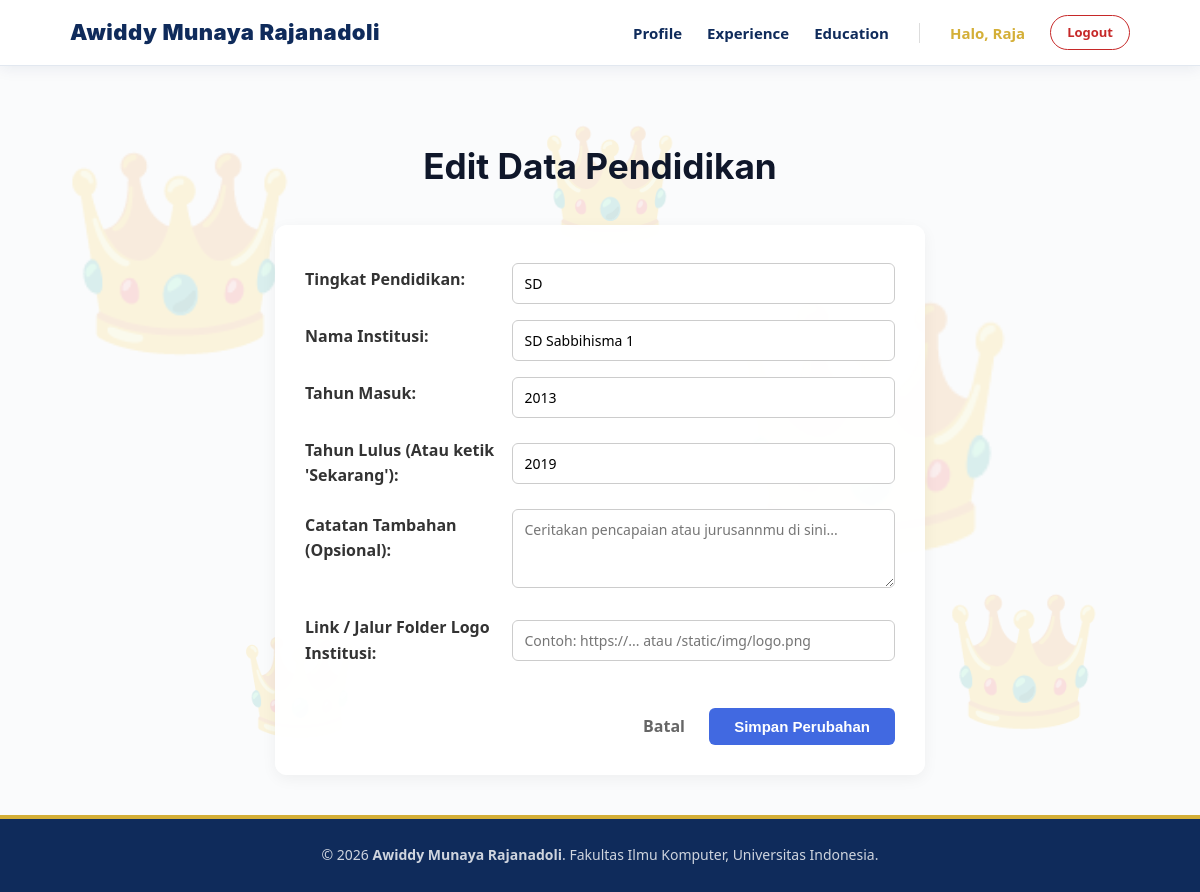
The app's page /education/efd4bc98-536b-499e-a5ac-38c230e18b41/update/ (signed in) with its own data.
### main/models.py (models this page shows, shortened)
class Education(models.Model):
    id = models.UUIDField(primary_key=True, default=uuid.uuid4, editable=False)
    level = models.CharField(max_length=50)
    institution_name = models.CharField(max_length=255)
    start_year = models.IntegerField()
    end_year = models.CharField(max_length=20)
    description = models.TextField(blank=True, null=True)
    logo_url = models.CharField(max_length=500, blank=True, null=True)

### main/views.py (the view)
# urls.py: path("education/<uuid:education_id>/update/", update_education, name="update_education"),
@login_required(login_url='/login')
def update_education(request, education_id):
    if not (request.user.is_superuser or is_editor(request.user)):
        return HttpResponseForbidden("Akses Ditolak: Minimal peran Editor diperlukan untuk mengubah data.")
    education = get_object_or_404(Education, pk=education_id)
    form = EducationForm(request.POST or None, instance=education)
    if request.method == "POST" and form.is_valid():
        form.save()
        messages.success(request, "Data pendidikan berhasil diperbarui!")
        return redirect("main:show_education")
    context = {
        "name": "Awiddy Munaya Rajanadoli",
        "form": form,
        "education": education,
    }
    return render(request, "update_education.html", context)

### templates/update_education.html (shortened to what this page needs)
{% extends 'base.html' %}
{% load static %}
{% block content %}
    <section class="main-content">
        <div class="section-header" style="text-align: center; margin-bottom: 30px;">
            <h1 style="margin-top: 2rem;">Edit Data Pendidikan</h1>
        </div>
        <div class="form-container" style="max-width: 650px; margin: 0 auto; padding: 30px; background-color: rgba(255, 255, 255, 0.95); border-radius: 12px; box-shadow: 0 4px 15px rgba(0,0,0,0.05);">
            <form method="POST">
                <table class="custom-form-table" style="width: 100%; border-collapse: collapse;">
                    {{ form.as_table }}
                </table>
                <div style="margin-top: 30px; text-align: right;">
                    <a href="{% url 'main:show_education' %}" style="text-decoration: none; color: #666; margin-right: 20px; font-weight: bold;">Batal</a>
                    <button type="submit" style="padding: 10px 25px; background-color: #4169E1; color: white; border: none; border-radius: 6px; cursor: pointer; font-weight: bold; font-size: 15px; transition: 0.2s;">Simpan Perubahan</button>
                </div>
            </form>
        </div>
    </section>
{% endblock content %}

### templates/base.html (shortened to what this page needs)
{% load static %}
<!DOCTYPE html>
<html lang="en">
<head>
    <link rel="stylesheet" href="https://cdnjs.cloudflare.com/ajax/libs/font-awesome/6.4.0/css/all.min.css">
    <link rel="stylesheet" href="{% static 'css/style.css' %}">
</head>
<body style="background-color: #fafbfc; margin: 0; font-family: 'Segoe UI', Tahoma, Geneva, Verdana, sans-serif;">
    <div class="floating-crown crown1">👑</div>
    <div class="floating-crown crown2">👑</div>
    <div class="floating-crown crown3">👑</div>
    <div class="floating-crown crown4">👑</div>
    <div class="floating-crown crown5">👑</div>
    <header class="site-header" style="background-color: rgba(255, 255, 255, 0.95); backdrop-filter: blur(10px); position: sticky; top: 0; z-index: 100; box-shadow: 0 2px 15px rgba(15, 43, 91, 0.08); padding: 15px 0;">
      <div class="container" style="display: flex; justify-content: space-between; align-items: center; max-width: 1100px; margin: 0 auto; padding: 0 20px;">
          <a href="{% url 'main:show_main' %}" class="brand" style="font-size: 22px; font-weight: 900; color: #0f2b5b; text-decoration: none; letter-spacing: 0.5px;">{{ name }}</a>
          <nav style="display: flex; align-items: center; gap: 25px;">
              <a href="{% url 'main:show_main' %}" style="color: #0f2b5b; font-weight: 700; text-decoration: none; font-size: 15px; transition: color 0.2s;">Profile</a>
              <a href="{% url 'main:show_experience' %}" style="color: #0f2b5b; font-weight: 700; text-decoration: none; font-size: 15px; transition: color 0.2s;">Experience</a>
              <a href="{% url 'main:show_education' %}" style="color: #0f2b5b; font-weight: 700; text-decoration: none; font-size: 15px; transition: color 0.2s;">Education</a>
              {% if user.is_authenticated %}
                  <span style="color: #D4AF37; font-weight: bold; font-size: 15px;">Halo, {{ user.username }}</span>
                  <a href="{% url 'main:logout' %}" style="color: #c62828; border: 1px solid #c62828; padding: 6px 16px; border-radius: 20px; text-decoration: none; font-size: 13px; font-weight: bold; transition: all 0.2s;">Logout</a>
              {% endif %}
          </nav>
      </div>
    </header>
    <main style="min-height: 80vh;">
        {% block content %}
        {% endblock content %}
    </main>
    <footer class="site-footer" style="background-color: #0f2b5b; color: rgba(255, 255, 255, 0.8); text-align: center; padding: 25px 0; border-top: 4px solid #D4AF37; margin-top: auto;">
        <div class="container">
            <p style="margin: 0; font-size: 14px;">&copy; 2026 <strong>{{ name }}</strong>. Fakultas Ilmu Komputer, Universitas Indonesia.</p>
        </div>
    </footer>
</body>
</html>

### static/css/style.css (style rules this page uses)
* { margin: 0; padding: 0; box-sizing: border-box; }
:root { --ink: #0f172a; --paper: #fdfdfc; --accent: #D4AF37; --accent-dark: #b8860b; --royal-blue: #4169E1; --royal-blue-dark: #27408B; --line: #e2e8f0; --text-muted: #475569; --radius: 6px; }
body { font-family: -apple-system, "Segoe UI", Roboto, Helvetica, Arial, sans-serif; color: var(--ink); background-color: var(--paper); line-height: 1.6; }
h1, .brand { font-family: "Space Grotesk", -apple-system, sans-serif; }
.container { max-width: 960px; margin: 0 auto; padding: 0 1.5rem; }
.site-header { border-bottom: 1px solid var(--line); }
.site-header .container { display: flex; justify-content: space-between; align-items: center; padding: 1.25rem 1.5rem; }
.brand { font-size: 1.3rem; font-weight: 700; color: var(--ink); text-decoration: none; }
.site-header nav { display: flex; gap: 2rem; }
.site-header nav a { color: var(--ink); text-decoration: none; font-size: 0.95rem; }
.site-footer { padding: 1.5rem; color: var(--text-muted); font-size: 0.85rem; border-top: 1px solid var(--line); }
.main-content { padding: 40px 20px; max-width: 900px; margin: 0 auto; }
.section-header { margin-bottom: 30px; }
.section-header h1 { font-size: 2.2rem; margin-bottom: 8px; color: #0f172a; }
.floating-crown { position: fixed; opacity: 0.15; z-index: -1; }
.crown1 { top: 10%; left: 5%; font-size: 12rem; animation: gerakNaikTurun 7s ease-in-out infinite; }
.crown2 { bottom: 15%; right: 8%; font-size: 8rem; animation: gerakDiagonal 9s ease-in-out infinite alternate; }
.crown3 { top: 25%; right: 15%; font-size: 15rem; animation: gerakPutar 15s linear infinite; }
.crown4 { bottom: 15%; left: 20%; font-size: 6rem; animation: gerakNaikTurun 6s ease-in-out infinite 2s; }
.crown5 { top: 10%; left: 45%; font-size: 7rem; animation: gerakNaikTurun 8s ease-in-out infinite 1s; }

### templates/update_education.html (style rules this page uses)
.custom-form-table th { text-align: left; vertical-align: top; padding: 12px 15px 12px 0; width: 35%; font-weight: bold; color: #333; }
.custom-form-table td { padding: 8px 0; }
.custom-form-table input, .custom-form-table textarea { width: 100%; padding: 10px 12px; border: 1px solid #ccc; border-radius: 6px; box-sizing: border-box; font-family: inherit; font-size: 14px; }

### records on screen
Education: level "SD", institution_name "SD Sabbihisma 1", start_year "2013", end_year "2019"

### other values on screen
{{ name }} "Awiddy Munaya Rajanadoli"
{{ user.username }} "Raja"
